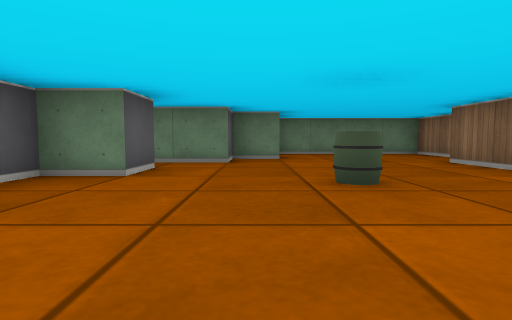
[1] (above)

12 first-person views from a walk through a cub3D level. The camera is about half as high as the walls, tilts 4° down and sees 80° across. The floor is counted in squares. Each view is taken from the middle of a square. On the plan, view 1 faces up. The plan holds only what a view shows up to about 9 squares ahead; the rest is blank.

[2]
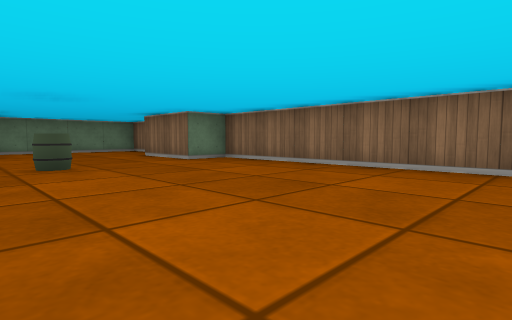

[3]
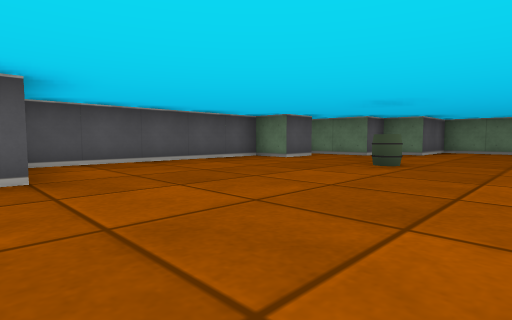

[4]
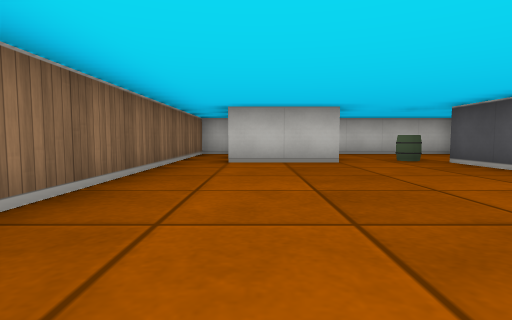

[5]
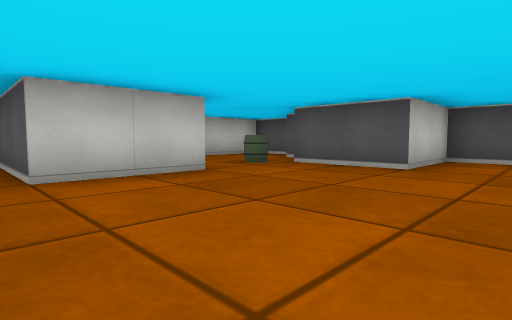

[6]
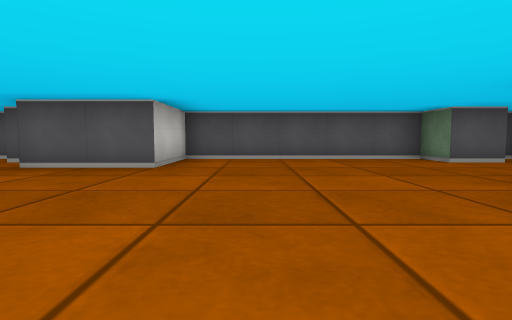

[7]
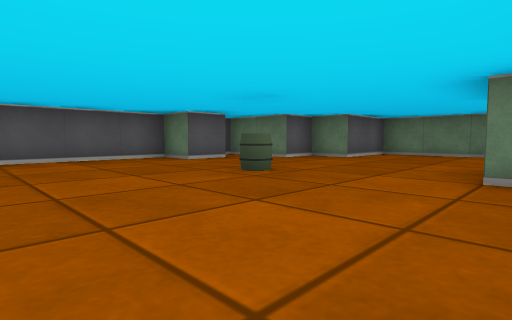

[8]
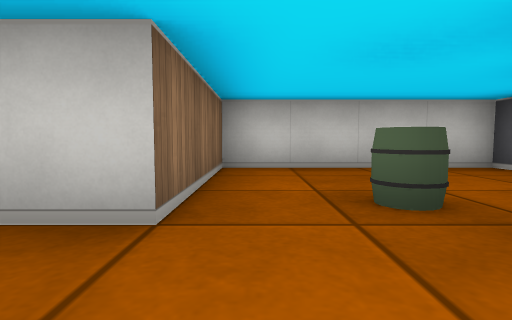

[9]
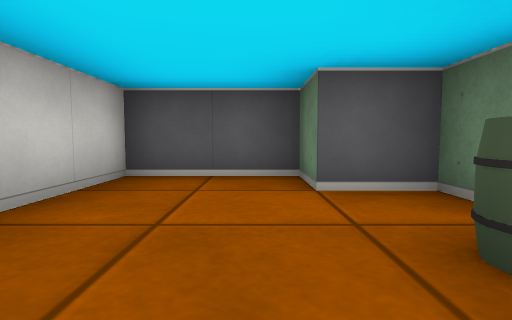

[10]
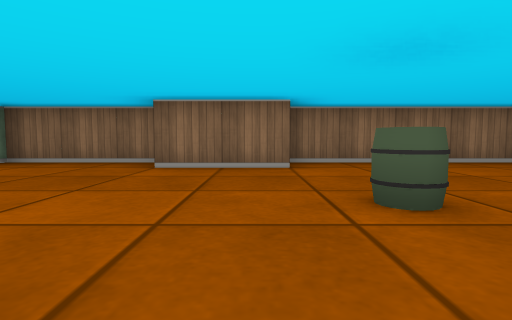

[11]
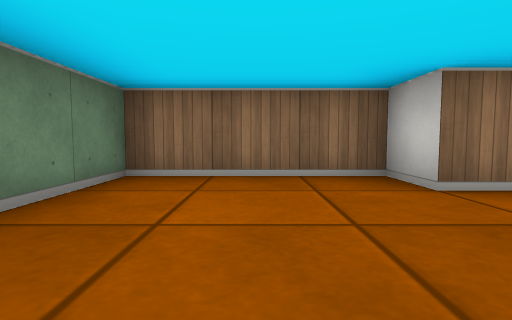

[12]
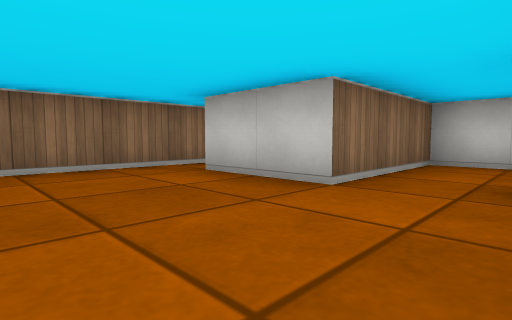

### Floor plan
Points are (right, up) in squares from view 1. A wall is a line through its corners. A room is listed if a view was taken in it or the views show most of it. See-through windows are left out.
Room 1 (views 1, 2, 3, 4, 5, 6, 7, 8, 10, 11, 12)
walls: (-1.5, 4.6) (-1.5, 3.5) (-2.5, 3.5) (-2.5, -1.5) (-0.5, -1.5) (-0.5, -3.5); (1.5, -3.5) (3.5, -3.5) (3.5, -5.9); (3.8, -6.5) (4.5, -6.5) (4.5, 3.5) (3.5, 3.5) (3.5, 5.5) (4.5, 5.5) (4.5, 8.5) (0.5, 8.5) (0.5, 6.5) (-0.5, 6.5) (-0.5, 5.5) (-2.5, 5.5)
ways out: opening at (1, -4) to room 2
objects: barrel (1, 3)
Room 2 (view 9)
walls: (-0.8, -3.5) (-1.5, -3.5) (-1.5, -4.5) (-2.5, -4.5) (-2.5, -6.5) (1.5, -6.5) (1.5, -3.5)
ways out: opening at (1, -4) to room 1
objects: barrel (0, -4)

Positions as (right, up) in squares from view 1, and headings:
1: (0, 0), facing up
2: (0, -2), facing up-right
3: (3, -2), facing up-left
4: (3, 2), facing down
5: (4, 0), facing down-left
6: (4, 0), facing left
7: (4, 0), facing up-left
8: (1, -2), facing down
9: (1, -5), facing left
10: (-1, 4), facing right
11: (1, 7), facing right
12: (0, -1), facing down-right
